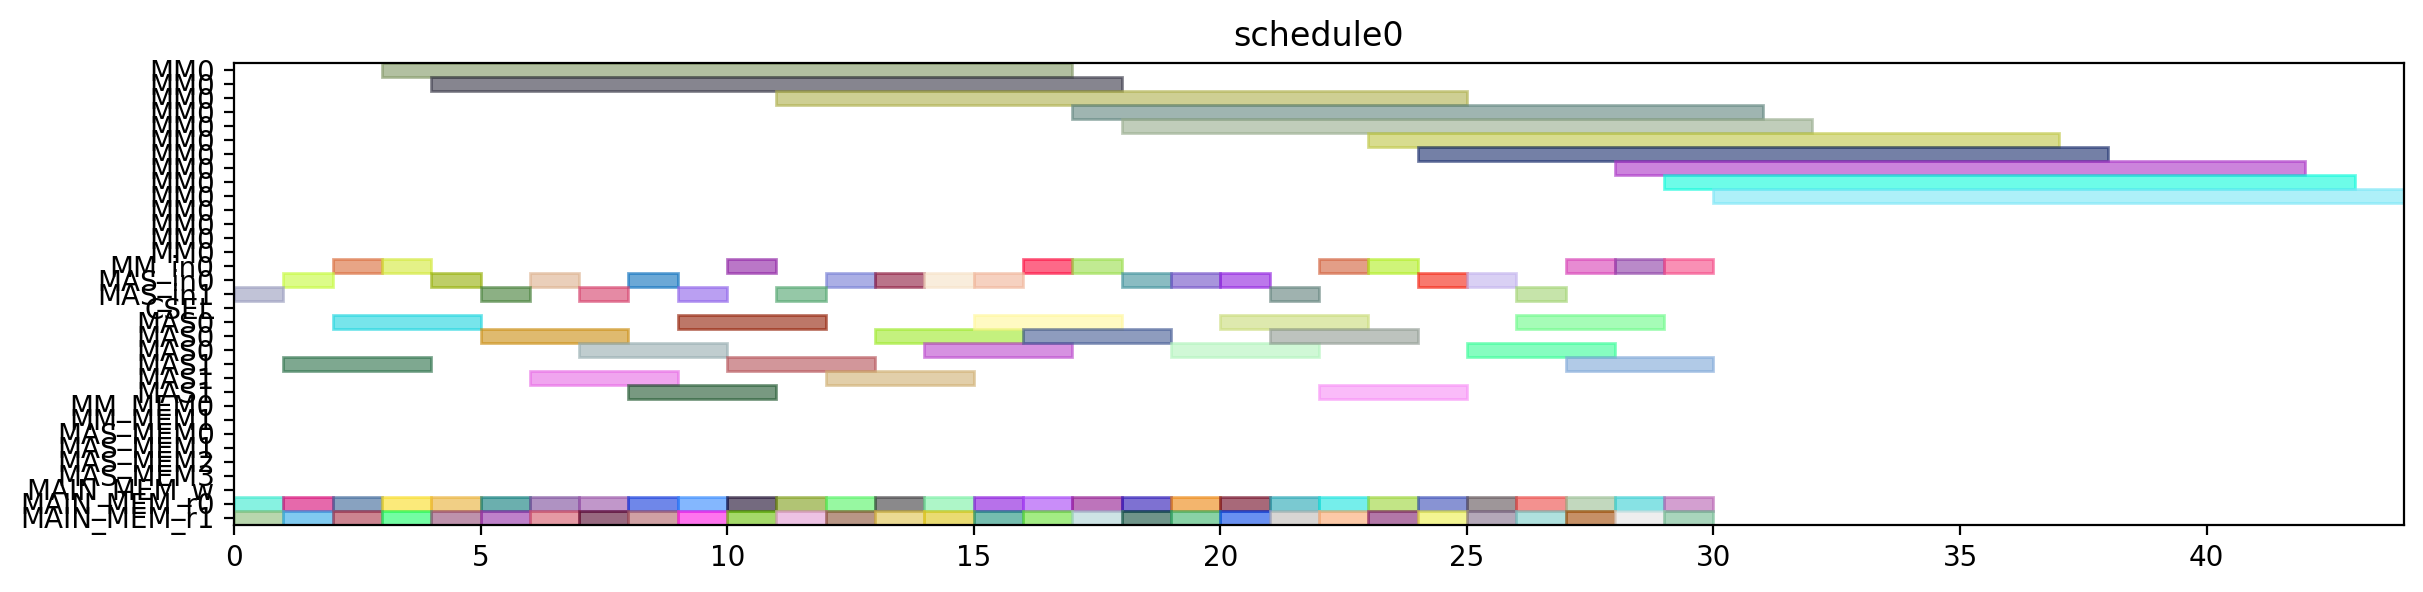

Generate this figure with Python:
from pyschedule import Scenario, solvers, plotters, alt


def solve():
	horizon = 131
	S = Scenario("schedule0", horizon=horizon)

	# resource
	MM = S.Resources('MM', num=1, size=14)
	MM_in = S.Resources('MM_in', num=1)
	MAS_in = S.Resources('MAS_in', num=2)
	CSEL = S.Resource('CSEL')
	MAS = S.Resources('MAS', num=2, size=3, periods=range(1, horizon))
	MM_MEM = S.Resources('MM_MEM', num=2)
	MAS_MEM = S.Resources('MAS_MEM', num=4)
	MAIN_MEM_w = S.Resource('MAIN_MEM_w', size=1)
	MAIN_MEM_r = S.Resources('MAIN_MEM_r', num=2)

	# result of previous scheduling

	# new tasks
	c_aa_a1_0 = S.Task('c_aa_a1_0', length=3, delay_cost=1)
	c_aa_a1_0 += alt(MAS)
	c_aa_a1_0_in = S.Task('c_aa_a1_0_in', length=1, delay_cost=1)
	c_aa_a1_0_in += alt(MAS_in)
	S += c_aa_a1_0_in*MAS_in[0]<=c_aa_a1_0*MAS[0]

	S += c_aa_a1_0_in*MAS_in[1]<=c_aa_a1_0*MAS[1]

	c_aa_a1_0_mem0 = S.Task('c_aa_a1_0_mem0', length=1, delay_cost=1)
	c_aa_a1_0_mem0 += MAIN_MEM_r[0]
	S += c_aa_a1_0_mem0 <= c_aa_a1_0

	c_aa_a1_0_mem1 = S.Task('c_aa_a1_0_mem1', length=1, delay_cost=1)
	c_aa_a1_0_mem1 += MAIN_MEM_r[1]
	S += c_aa_a1_0_mem1 <= c_aa_a1_0

	c_aa_a1_1 = S.Task('c_aa_a1_1', length=3, delay_cost=1)
	c_aa_a1_1 += alt(MAS)
	c_aa_a1_1_in = S.Task('c_aa_a1_1_in', length=1, delay_cost=1)
	c_aa_a1_1_in += alt(MAS_in)
	S += c_aa_a1_1_in*MAS_in[0]<=c_aa_a1_1*MAS[0]

	S += c_aa_a1_1_in*MAS_in[1]<=c_aa_a1_1*MAS[1]

	c_aa_a1_1_mem0 = S.Task('c_aa_a1_1_mem0', length=1, delay_cost=1)
	c_aa_a1_1_mem0 += MAIN_MEM_r[0]
	S += c_aa_a1_1_mem0 <= c_aa_a1_1

	c_aa_a1_1_mem1 = S.Task('c_aa_a1_1_mem1', length=1, delay_cost=1)
	c_aa_a1_1_mem1 += MAIN_MEM_r[1]
	S += c_aa_a1_1_mem1 <= c_aa_a1_1

	c_aa_t10 = S.Task('c_aa_t10', length=3, delay_cost=1)
	c_aa_t10 += alt(MAS)
	c_aa_t10_in = S.Task('c_aa_t10_in', length=1, delay_cost=1)
	c_aa_t10_in += alt(MAS_in)
	S += c_aa_t10_in*MAS_in[0]<=c_aa_t10*MAS[0]

	S += c_aa_t10_in*MAS_in[1]<=c_aa_t10*MAS[1]

	c_aa_t10_mem0 = S.Task('c_aa_t10_mem0', length=1, delay_cost=1)
	c_aa_t10_mem0 += MAIN_MEM_r[0]
	S += c_aa_t10_mem0 <= c_aa_t10

	c_aa_t10_mem1 = S.Task('c_aa_t10_mem1', length=1, delay_cost=1)
	c_aa_t10_mem1 += MAIN_MEM_r[1]
	S += c_aa_t10_mem1 <= c_aa_t10

	c_aa_t11 = S.Task('c_aa_t11', length=3, delay_cost=1)
	c_aa_t11 += alt(MAS)
	c_aa_t11_in = S.Task('c_aa_t11_in', length=1, delay_cost=1)
	c_aa_t11_in += alt(MAS_in)
	S += c_aa_t11_in*MAS_in[0]<=c_aa_t11*MAS[0]

	S += c_aa_t11_in*MAS_in[1]<=c_aa_t11*MAS[1]

	c_aa_t11_mem0 = S.Task('c_aa_t11_mem0', length=1, delay_cost=1)
	c_aa_t11_mem0 += MAIN_MEM_r[0]
	S += c_aa_t11_mem0 <= c_aa_t11

	c_aa_t11_mem1 = S.Task('c_aa_t11_mem1', length=1, delay_cost=1)
	c_aa_t11_mem1 += MAIN_MEM_r[1]
	S += c_aa_t11_mem1 <= c_aa_t11

	c_aa_t3_t0 = S.Task('c_aa_t3_t0', length=14, delay_cost=1)
	c_aa_t3_t0 += alt(MM)
	c_aa_t3_t0_in = S.Task('c_aa_t3_t0_in', length=1, delay_cost=1)
	c_aa_t3_t0_in += alt(MM_in)
	S += c_aa_t3_t0_in*MM_in[0]<=c_aa_t3_t0*MM[0]
	c_aa_t3_t0_mem0 = S.Task('c_aa_t3_t0_mem0', length=1, delay_cost=1)
	c_aa_t3_t0_mem0 += MAIN_MEM_r[0]
	S += c_aa_t3_t0_mem0 <= c_aa_t3_t0

	c_aa_t3_t0_mem1 = S.Task('c_aa_t3_t0_mem1', length=1, delay_cost=1)
	c_aa_t3_t0_mem1 += MAIN_MEM_r[1]
	S += c_aa_t3_t0_mem1 <= c_aa_t3_t0

	c_aa_t3_t1 = S.Task('c_aa_t3_t1', length=14, delay_cost=1)
	c_aa_t3_t1 += alt(MM)
	c_aa_t3_t1_in = S.Task('c_aa_t3_t1_in', length=1, delay_cost=1)
	c_aa_t3_t1_in += alt(MM_in)
	S += c_aa_t3_t1_in*MM_in[0]<=c_aa_t3_t1*MM[0]
	c_aa_t3_t1_mem0 = S.Task('c_aa_t3_t1_mem0', length=1, delay_cost=1)
	c_aa_t3_t1_mem0 += MAIN_MEM_r[0]
	S += c_aa_t3_t1_mem0 <= c_aa_t3_t1

	c_aa_t3_t1_mem1 = S.Task('c_aa_t3_t1_mem1', length=1, delay_cost=1)
	c_aa_t3_t1_mem1 += MAIN_MEM_r[1]
	S += c_aa_t3_t1_mem1 <= c_aa_t3_t1

	c_aa_t3_t2 = S.Task('c_aa_t3_t2', length=3, delay_cost=1)
	c_aa_t3_t2 += alt(MAS)
	c_aa_t3_t2_in = S.Task('c_aa_t3_t2_in', length=1, delay_cost=1)
	c_aa_t3_t2_in += alt(MAS_in)
	S += c_aa_t3_t2_in*MAS_in[0]<=c_aa_t3_t2*MAS[0]

	S += c_aa_t3_t2_in*MAS_in[1]<=c_aa_t3_t2*MAS[1]

	c_aa_t3_t2_mem0 = S.Task('c_aa_t3_t2_mem0', length=1, delay_cost=1)
	c_aa_t3_t2_mem0 += MAIN_MEM_r[0]
	S += c_aa_t3_t2_mem0 <= c_aa_t3_t2

	c_aa_t3_t2_mem1 = S.Task('c_aa_t3_t2_mem1', length=1, delay_cost=1)
	c_aa_t3_t2_mem1 += MAIN_MEM_r[1]
	S += c_aa_t3_t2_mem1 <= c_aa_t3_t2

	c_aa_t3_t3 = S.Task('c_aa_t3_t3', length=3, delay_cost=1)
	c_aa_t3_t3 += alt(MAS)
	c_aa_t3_t3_in = S.Task('c_aa_t3_t3_in', length=1, delay_cost=1)
	c_aa_t3_t3_in += alt(MAS_in)
	S += c_aa_t3_t3_in*MAS_in[0]<=c_aa_t3_t3*MAS[0]

	S += c_aa_t3_t3_in*MAS_in[1]<=c_aa_t3_t3*MAS[1]

	c_aa_t3_t3_mem0 = S.Task('c_aa_t3_t3_mem0', length=1, delay_cost=1)
	c_aa_t3_t3_mem0 += MAIN_MEM_r[0]
	S += c_aa_t3_t3_mem0 <= c_aa_t3_t3

	c_aa_t3_t3_mem1 = S.Task('c_aa_t3_t3_mem1', length=1, delay_cost=1)
	c_aa_t3_t3_mem1 += MAIN_MEM_r[1]
	S += c_aa_t3_t3_mem1 <= c_aa_t3_t3

	c_bb_a1_0 = S.Task('c_bb_a1_0', length=3, delay_cost=1)
	c_bb_a1_0 += alt(MAS)
	c_bb_a1_0_in = S.Task('c_bb_a1_0_in', length=1, delay_cost=1)
	c_bb_a1_0_in += alt(MAS_in)
	S += c_bb_a1_0_in*MAS_in[0]<=c_bb_a1_0*MAS[0]

	S += c_bb_a1_0_in*MAS_in[1]<=c_bb_a1_0*MAS[1]

	c_bb_a1_0_mem0 = S.Task('c_bb_a1_0_mem0', length=1, delay_cost=1)
	c_bb_a1_0_mem0 += MAIN_MEM_r[0]
	S += c_bb_a1_0_mem0 <= c_bb_a1_0

	c_bb_a1_0_mem1 = S.Task('c_bb_a1_0_mem1', length=1, delay_cost=1)
	c_bb_a1_0_mem1 += MAIN_MEM_r[1]
	S += c_bb_a1_0_mem1 <= c_bb_a1_0

	c_bb_a1_1 = S.Task('c_bb_a1_1', length=3, delay_cost=1)
	c_bb_a1_1 += alt(MAS)
	c_bb_a1_1_in = S.Task('c_bb_a1_1_in', length=1, delay_cost=1)
	c_bb_a1_1_in += alt(MAS_in)
	S += c_bb_a1_1_in*MAS_in[0]<=c_bb_a1_1*MAS[0]

	S += c_bb_a1_1_in*MAS_in[1]<=c_bb_a1_1*MAS[1]

	c_bb_a1_1_mem0 = S.Task('c_bb_a1_1_mem0', length=1, delay_cost=1)
	c_bb_a1_1_mem0 += MAIN_MEM_r[0]
	S += c_bb_a1_1_mem0 <= c_bb_a1_1

	c_bb_a1_1_mem1 = S.Task('c_bb_a1_1_mem1', length=1, delay_cost=1)
	c_bb_a1_1_mem1 += MAIN_MEM_r[1]
	S += c_bb_a1_1_mem1 <= c_bb_a1_1

	c_bb_t10 = S.Task('c_bb_t10', length=3, delay_cost=1)
	c_bb_t10 += alt(MAS)
	c_bb_t10_in = S.Task('c_bb_t10_in', length=1, delay_cost=1)
	c_bb_t10_in += alt(MAS_in)
	S += c_bb_t10_in*MAS_in[0]<=c_bb_t10*MAS[0]

	S += c_bb_t10_in*MAS_in[1]<=c_bb_t10*MAS[1]

	c_bb_t10_mem0 = S.Task('c_bb_t10_mem0', length=1, delay_cost=1)
	c_bb_t10_mem0 += MAIN_MEM_r[0]
	S += c_bb_t10_mem0 <= c_bb_t10

	c_bb_t10_mem1 = S.Task('c_bb_t10_mem1', length=1, delay_cost=1)
	c_bb_t10_mem1 += MAIN_MEM_r[1]
	S += c_bb_t10_mem1 <= c_bb_t10

	c_bb_t11 = S.Task('c_bb_t11', length=3, delay_cost=1)
	c_bb_t11 += alt(MAS)
	c_bb_t11_in = S.Task('c_bb_t11_in', length=1, delay_cost=1)
	c_bb_t11_in += alt(MAS_in)
	S += c_bb_t11_in*MAS_in[0]<=c_bb_t11*MAS[0]

	S += c_bb_t11_in*MAS_in[1]<=c_bb_t11*MAS[1]

	c_bb_t11_mem0 = S.Task('c_bb_t11_mem0', length=1, delay_cost=1)
	c_bb_t11_mem0 += MAIN_MEM_r[0]
	S += c_bb_t11_mem0 <= c_bb_t11

	c_bb_t11_mem1 = S.Task('c_bb_t11_mem1', length=1, delay_cost=1)
	c_bb_t11_mem1 += MAIN_MEM_r[1]
	S += c_bb_t11_mem1 <= c_bb_t11

	c_bb_t3_t0 = S.Task('c_bb_t3_t0', length=14, delay_cost=1)
	c_bb_t3_t0 += alt(MM)
	c_bb_t3_t0_in = S.Task('c_bb_t3_t0_in', length=1, delay_cost=1)
	c_bb_t3_t0_in += alt(MM_in)
	S += c_bb_t3_t0_in*MM_in[0]<=c_bb_t3_t0*MM[0]
	c_bb_t3_t0_mem0 = S.Task('c_bb_t3_t0_mem0', length=1, delay_cost=1)
	c_bb_t3_t0_mem0 += MAIN_MEM_r[0]
	S += c_bb_t3_t0_mem0 <= c_bb_t3_t0

	c_bb_t3_t0_mem1 = S.Task('c_bb_t3_t0_mem1', length=1, delay_cost=1)
	c_bb_t3_t0_mem1 += MAIN_MEM_r[1]
	S += c_bb_t3_t0_mem1 <= c_bb_t3_t0

	c_bb_t3_t1 = S.Task('c_bb_t3_t1', length=14, delay_cost=1)
	c_bb_t3_t1 += alt(MM)
	c_bb_t3_t1_in = S.Task('c_bb_t3_t1_in', length=1, delay_cost=1)
	c_bb_t3_t1_in += alt(MM_in)
	S += c_bb_t3_t1_in*MM_in[0]<=c_bb_t3_t1*MM[0]
	c_bb_t3_t1_mem0 = S.Task('c_bb_t3_t1_mem0', length=1, delay_cost=1)
	c_bb_t3_t1_mem0 += MAIN_MEM_r[0]
	S += c_bb_t3_t1_mem0 <= c_bb_t3_t1

	c_bb_t3_t1_mem1 = S.Task('c_bb_t3_t1_mem1', length=1, delay_cost=1)
	c_bb_t3_t1_mem1 += MAIN_MEM_r[1]
	S += c_bb_t3_t1_mem1 <= c_bb_t3_t1

	c_bb_t3_t2 = S.Task('c_bb_t3_t2', length=3, delay_cost=1)
	c_bb_t3_t2 += alt(MAS)
	c_bb_t3_t2_in = S.Task('c_bb_t3_t2_in', length=1, delay_cost=1)
	c_bb_t3_t2_in += alt(MAS_in)
	S += c_bb_t3_t2_in*MAS_in[0]<=c_bb_t3_t2*MAS[0]

	S += c_bb_t3_t2_in*MAS_in[1]<=c_bb_t3_t2*MAS[1]

	c_bb_t3_t2_mem0 = S.Task('c_bb_t3_t2_mem0', length=1, delay_cost=1)
	c_bb_t3_t2_mem0 += MAIN_MEM_r[0]
	S += c_bb_t3_t2_mem0 <= c_bb_t3_t2

	c_bb_t3_t2_mem1 = S.Task('c_bb_t3_t2_mem1', length=1, delay_cost=1)
	c_bb_t3_t2_mem1 += MAIN_MEM_r[1]
	S += c_bb_t3_t2_mem1 <= c_bb_t3_t2

	c_bb_t3_t3 = S.Task('c_bb_t3_t3', length=3, delay_cost=1)
	c_bb_t3_t3 += alt(MAS)
	c_bb_t3_t3_in = S.Task('c_bb_t3_t3_in', length=1, delay_cost=1)
	c_bb_t3_t3_in += alt(MAS_in)
	S += c_bb_t3_t3_in*MAS_in[0]<=c_bb_t3_t3*MAS[0]

	S += c_bb_t3_t3_in*MAS_in[1]<=c_bb_t3_t3*MAS[1]

	c_bb_t3_t3_mem0 = S.Task('c_bb_t3_t3_mem0', length=1, delay_cost=1)
	c_bb_t3_t3_mem0 += MAIN_MEM_r[0]
	S += c_bb_t3_t3_mem0 <= c_bb_t3_t3

	c_bb_t3_t3_mem1 = S.Task('c_bb_t3_t3_mem1', length=1, delay_cost=1)
	c_bb_t3_t3_mem1 += MAIN_MEM_r[1]
	S += c_bb_t3_t3_mem1 <= c_bb_t3_t3

	c_cc_a1_0 = S.Task('c_cc_a1_0', length=3, delay_cost=1)
	c_cc_a1_0 += alt(MAS)
	c_cc_a1_0_in = S.Task('c_cc_a1_0_in', length=1, delay_cost=1)
	c_cc_a1_0_in += alt(MAS_in)
	S += c_cc_a1_0_in*MAS_in[0]<=c_cc_a1_0*MAS[0]

	S += c_cc_a1_0_in*MAS_in[1]<=c_cc_a1_0*MAS[1]

	c_cc_a1_0_mem0 = S.Task('c_cc_a1_0_mem0', length=1, delay_cost=1)
	c_cc_a1_0_mem0 += MAIN_MEM_r[0]
	S += c_cc_a1_0_mem0 <= c_cc_a1_0

	c_cc_a1_0_mem1 = S.Task('c_cc_a1_0_mem1', length=1, delay_cost=1)
	c_cc_a1_0_mem1 += MAIN_MEM_r[1]
	S += c_cc_a1_0_mem1 <= c_cc_a1_0

	c_cc_a1_1 = S.Task('c_cc_a1_1', length=3, delay_cost=1)
	c_cc_a1_1 += alt(MAS)
	c_cc_a1_1_in = S.Task('c_cc_a1_1_in', length=1, delay_cost=1)
	c_cc_a1_1_in += alt(MAS_in)
	S += c_cc_a1_1_in*MAS_in[0]<=c_cc_a1_1*MAS[0]

	S += c_cc_a1_1_in*MAS_in[1]<=c_cc_a1_1*MAS[1]

	c_cc_a1_1_mem0 = S.Task('c_cc_a1_1_mem0', length=1, delay_cost=1)
	c_cc_a1_1_mem0 += MAIN_MEM_r[0]
	S += c_cc_a1_1_mem0 <= c_cc_a1_1

	c_cc_a1_1_mem1 = S.Task('c_cc_a1_1_mem1', length=1, delay_cost=1)
	c_cc_a1_1_mem1 += MAIN_MEM_r[1]
	S += c_cc_a1_1_mem1 <= c_cc_a1_1

	c_cc_t10 = S.Task('c_cc_t10', length=3, delay_cost=1)
	c_cc_t10 += alt(MAS)
	c_cc_t10_in = S.Task('c_cc_t10_in', length=1, delay_cost=1)
	c_cc_t10_in += alt(MAS_in)
	S += c_cc_t10_in*MAS_in[0]<=c_cc_t10*MAS[0]

	S += c_cc_t10_in*MAS_in[1]<=c_cc_t10*MAS[1]

	c_cc_t10_mem0 = S.Task('c_cc_t10_mem0', length=1, delay_cost=1)
	c_cc_t10_mem0 += MAIN_MEM_r[0]
	S += c_cc_t10_mem0 <= c_cc_t10

	c_cc_t10_mem1 = S.Task('c_cc_t10_mem1', length=1, delay_cost=1)
	c_cc_t10_mem1 += MAIN_MEM_r[1]
	S += c_cc_t10_mem1 <= c_cc_t10

	c_cc_t11 = S.Task('c_cc_t11', length=3, delay_cost=1)
	c_cc_t11 += alt(MAS)
	c_cc_t11_in = S.Task('c_cc_t11_in', length=1, delay_cost=1)
	c_cc_t11_in += alt(MAS_in)
	S += c_cc_t11_in*MAS_in[0]<=c_cc_t11*MAS[0]

	S += c_cc_t11_in*MAS_in[1]<=c_cc_t11*MAS[1]

	c_cc_t11_mem0 = S.Task('c_cc_t11_mem0', length=1, delay_cost=1)
	c_cc_t11_mem0 += MAIN_MEM_r[0]
	S += c_cc_t11_mem0 <= c_cc_t11

	c_cc_t11_mem1 = S.Task('c_cc_t11_mem1', length=1, delay_cost=1)
	c_cc_t11_mem1 += MAIN_MEM_r[1]
	S += c_cc_t11_mem1 <= c_cc_t11

	c_cc_t3_t0 = S.Task('c_cc_t3_t0', length=14, delay_cost=1)
	c_cc_t3_t0 += alt(MM)
	c_cc_t3_t0_in = S.Task('c_cc_t3_t0_in', length=1, delay_cost=1)
	c_cc_t3_t0_in += alt(MM_in)
	S += c_cc_t3_t0_in*MM_in[0]<=c_cc_t3_t0*MM[0]
	c_cc_t3_t0_mem0 = S.Task('c_cc_t3_t0_mem0', length=1, delay_cost=1)
	c_cc_t3_t0_mem0 += MAIN_MEM_r[0]
	S += c_cc_t3_t0_mem0 <= c_cc_t3_t0

	c_cc_t3_t0_mem1 = S.Task('c_cc_t3_t0_mem1', length=1, delay_cost=1)
	c_cc_t3_t0_mem1 += MAIN_MEM_r[1]
	S += c_cc_t3_t0_mem1 <= c_cc_t3_t0

	c_cc_t3_t1 = S.Task('c_cc_t3_t1', length=14, delay_cost=1)
	c_cc_t3_t1 += alt(MM)
	c_cc_t3_t1_in = S.Task('c_cc_t3_t1_in', length=1, delay_cost=1)
	c_cc_t3_t1_in += alt(MM_in)
	S += c_cc_t3_t1_in*MM_in[0]<=c_cc_t3_t1*MM[0]
	c_cc_t3_t1_mem0 = S.Task('c_cc_t3_t1_mem0', length=1, delay_cost=1)
	c_cc_t3_t1_mem0 += MAIN_MEM_r[0]
	S += c_cc_t3_t1_mem0 <= c_cc_t3_t1

	c_cc_t3_t1_mem1 = S.Task('c_cc_t3_t1_mem1', length=1, delay_cost=1)
	c_cc_t3_t1_mem1 += MAIN_MEM_r[1]
	S += c_cc_t3_t1_mem1 <= c_cc_t3_t1

	c_cc_t3_t2 = S.Task('c_cc_t3_t2', length=3, delay_cost=1)
	c_cc_t3_t2 += alt(MAS)
	c_cc_t3_t2_in = S.Task('c_cc_t3_t2_in', length=1, delay_cost=1)
	c_cc_t3_t2_in += alt(MAS_in)
	S += c_cc_t3_t2_in*MAS_in[0]<=c_cc_t3_t2*MAS[0]

	S += c_cc_t3_t2_in*MAS_in[1]<=c_cc_t3_t2*MAS[1]

	c_cc_t3_t2_mem0 = S.Task('c_cc_t3_t2_mem0', length=1, delay_cost=1)
	c_cc_t3_t2_mem0 += MAIN_MEM_r[0]
	S += c_cc_t3_t2_mem0 <= c_cc_t3_t2

	c_cc_t3_t2_mem1 = S.Task('c_cc_t3_t2_mem1', length=1, delay_cost=1)
	c_cc_t3_t2_mem1 += MAIN_MEM_r[1]
	S += c_cc_t3_t2_mem1 <= c_cc_t3_t2

	c_cc_t3_t3 = S.Task('c_cc_t3_t3', length=3, delay_cost=1)
	c_cc_t3_t3 += alt(MAS)
	c_cc_t3_t3_in = S.Task('c_cc_t3_t3_in', length=1, delay_cost=1)
	c_cc_t3_t3_in += alt(MAS_in)
	S += c_cc_t3_t3_in*MAS_in[0]<=c_cc_t3_t3*MAS[0]

	S += c_cc_t3_t3_in*MAS_in[1]<=c_cc_t3_t3*MAS[1]

	c_cc_t3_t3_mem0 = S.Task('c_cc_t3_t3_mem0', length=1, delay_cost=1)
	c_cc_t3_t3_mem0 += MAIN_MEM_r[0]
	S += c_cc_t3_t3_mem0 <= c_cc_t3_t3

	c_cc_t3_t3_mem1 = S.Task('c_cc_t3_t3_mem1', length=1, delay_cost=1)
	c_cc_t3_t3_mem1 += MAIN_MEM_r[1]
	S += c_cc_t3_t3_mem1 <= c_cc_t3_t3

	c_ab_t0_t0 = S.Task('c_ab_t0_t0', length=14, delay_cost=1)
	c_ab_t0_t0 += alt(MM)
	c_ab_t0_t0_in = S.Task('c_ab_t0_t0_in', length=1, delay_cost=1)
	c_ab_t0_t0_in += alt(MM_in)
	S += c_ab_t0_t0_in*MM_in[0]<=c_ab_t0_t0*MM[0]
	c_ab_t0_t0_mem0 = S.Task('c_ab_t0_t0_mem0', length=1, delay_cost=1)
	c_ab_t0_t0_mem0 += MAIN_MEM_r[0]
	S += c_ab_t0_t0_mem0 <= c_ab_t0_t0

	c_ab_t0_t0_mem1 = S.Task('c_ab_t0_t0_mem1', length=1, delay_cost=1)
	c_ab_t0_t0_mem1 += MAIN_MEM_r[1]
	S += c_ab_t0_t0_mem1 <= c_ab_t0_t0

	c_ab_t0_t1 = S.Task('c_ab_t0_t1', length=14, delay_cost=1)
	c_ab_t0_t1 += alt(MM)
	c_ab_t0_t1_in = S.Task('c_ab_t0_t1_in', length=1, delay_cost=1)
	c_ab_t0_t1_in += alt(MM_in)
	S += c_ab_t0_t1_in*MM_in[0]<=c_ab_t0_t1*MM[0]
	c_ab_t0_t1_mem0 = S.Task('c_ab_t0_t1_mem0', length=1, delay_cost=1)
	c_ab_t0_t1_mem0 += MAIN_MEM_r[0]
	S += c_ab_t0_t1_mem0 <= c_ab_t0_t1

	c_ab_t0_t1_mem1 = S.Task('c_ab_t0_t1_mem1', length=1, delay_cost=1)
	c_ab_t0_t1_mem1 += MAIN_MEM_r[1]
	S += c_ab_t0_t1_mem1 <= c_ab_t0_t1

	c_ab_t0_t2 = S.Task('c_ab_t0_t2', length=3, delay_cost=1)
	c_ab_t0_t2 += alt(MAS)
	c_ab_t0_t2_in = S.Task('c_ab_t0_t2_in', length=1, delay_cost=1)
	c_ab_t0_t2_in += alt(MAS_in)
	S += c_ab_t0_t2_in*MAS_in[0]<=c_ab_t0_t2*MAS[0]

	S += c_ab_t0_t2_in*MAS_in[1]<=c_ab_t0_t2*MAS[1]

	c_ab_t0_t2_mem0 = S.Task('c_ab_t0_t2_mem0', length=1, delay_cost=1)
	c_ab_t0_t2_mem0 += MAIN_MEM_r[0]
	S += c_ab_t0_t2_mem0 <= c_ab_t0_t2

	c_ab_t0_t2_mem1 = S.Task('c_ab_t0_t2_mem1', length=1, delay_cost=1)
	c_ab_t0_t2_mem1 += MAIN_MEM_r[1]
	S += c_ab_t0_t2_mem1 <= c_ab_t0_t2

	c_ab_t0_t3 = S.Task('c_ab_t0_t3', length=3, delay_cost=1)
	c_ab_t0_t3 += alt(MAS)
	c_ab_t0_t3_in = S.Task('c_ab_t0_t3_in', length=1, delay_cost=1)
	c_ab_t0_t3_in += alt(MAS_in)
	S += c_ab_t0_t3_in*MAS_in[0]<=c_ab_t0_t3*MAS[0]

	S += c_ab_t0_t3_in*MAS_in[1]<=c_ab_t0_t3*MAS[1]

	c_ab_t0_t3_mem0 = S.Task('c_ab_t0_t3_mem0', length=1, delay_cost=1)
	c_ab_t0_t3_mem0 += MAIN_MEM_r[0]
	S += c_ab_t0_t3_mem0 <= c_ab_t0_t3

	c_ab_t0_t3_mem1 = S.Task('c_ab_t0_t3_mem1', length=1, delay_cost=1)
	c_ab_t0_t3_mem1 += MAIN_MEM_r[1]
	S += c_ab_t0_t3_mem1 <= c_ab_t0_t3

	c_ab_t1_t0 = S.Task('c_ab_t1_t0', length=14, delay_cost=1)
	c_ab_t1_t0 += alt(MM)
	c_ab_t1_t0_in = S.Task('c_ab_t1_t0_in', length=1, delay_cost=1)
	c_ab_t1_t0_in += alt(MM_in)
	S += c_ab_t1_t0_in*MM_in[0]<=c_ab_t1_t0*MM[0]
	c_ab_t1_t0_mem0 = S.Task('c_ab_t1_t0_mem0', length=1, delay_cost=1)
	c_ab_t1_t0_mem0 += MAIN_MEM_r[0]
	S += c_ab_t1_t0_mem0 <= c_ab_t1_t0

	c_ab_t1_t0_mem1 = S.Task('c_ab_t1_t0_mem1', length=1, delay_cost=1)
	c_ab_t1_t0_mem1 += MAIN_MEM_r[1]
	S += c_ab_t1_t0_mem1 <= c_ab_t1_t0

	c_ab_t1_t1 = S.Task('c_ab_t1_t1', length=14, delay_cost=1)
	c_ab_t1_t1 += alt(MM)
	c_ab_t1_t1_in = S.Task('c_ab_t1_t1_in', length=1, delay_cost=1)
	c_ab_t1_t1_in += alt(MM_in)
	S += c_ab_t1_t1_in*MM_in[0]<=c_ab_t1_t1*MM[0]
	c_ab_t1_t1_mem0 = S.Task('c_ab_t1_t1_mem0', length=1, delay_cost=1)
	c_ab_t1_t1_mem0 += MAIN_MEM_r[0]
	S += c_ab_t1_t1_mem0 <= c_ab_t1_t1

	c_ab_t1_t1_mem1 = S.Task('c_ab_t1_t1_mem1', length=1, delay_cost=1)
	c_ab_t1_t1_mem1 += MAIN_MEM_r[1]
	S += c_ab_t1_t1_mem1 <= c_ab_t1_t1

	solvers.mip.solve(S,msg=1,kind='CPLEX',ratio_gap=1.01)

	solution = [['hoge']*len(S.solution()[1]) for i in range(len(S.solution()))]
	for i in range(len(S.solution())):
		for j in range(len(S.solution()[i])):
			solution[i][j]=str(S.solution()[i][j])
	print(solution)

	cycles = int(solution[-1][3])

	pic_file_name = "/mnt/rose/usr1/fukuda/ABE/multiRAM_multiMAS_16mux/scheduling_result/stage14MM1_stage3MAS2/FP12_INV_BEFORE_FPINV/schedule0.png"
	if(S.solution() != []):
		plotters.matplotlib.plot(S,img_filename=pic_file_name, show_task_labels=False, fig_size=(cycles*0.25+3, 3))

	return solution
